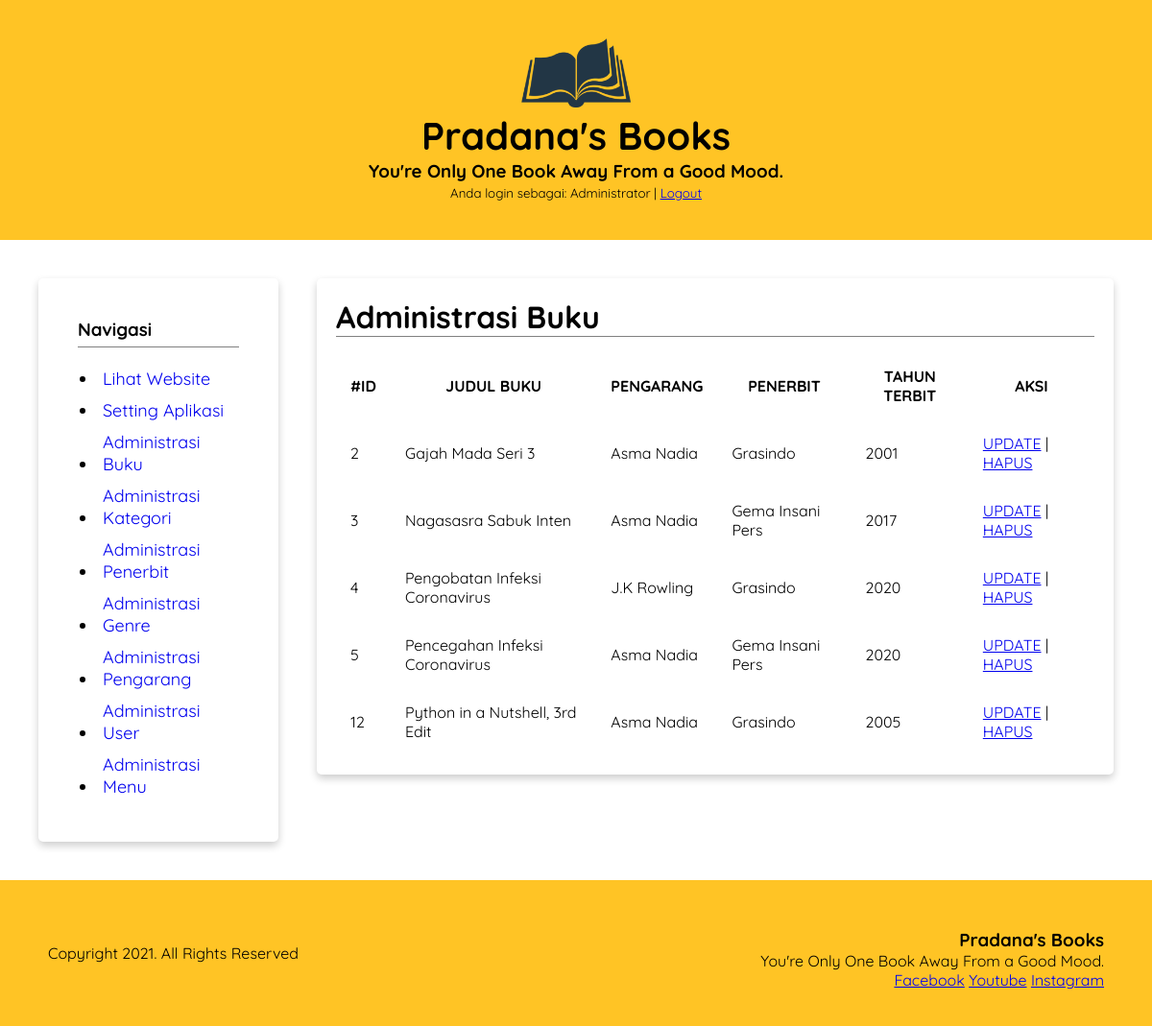
The page /admin/index.php (signed in) on the database its author committed.
### tables this page shows
CREATE TABLE `setting` (
  `id` int(11) NOT NULL,
  `namaWeb` varchar(25) NOT NULL,
  `slogan` varchar(50) NOT NULL,
  `alamat` varchar(255) NOT NULL,
  `logo` varchar(255) NOT NULL,
  `copyright` varchar(50) NOT NULL,
  `facebook` varchar(50) NOT NULL,
  `youtube` varchar(50) NOT NULL,
  `instagram` varchar(50) NOT NULL,
  `email` varchar(50) NOT NULL,
  `whatsapp` varchar(50) NOT NULL,
  `telepon` varchar(50) NOT NULL,
  `tentang` text NOT NULL
);

CREATE TABLE `buku` (
  `idBuku` int(11) NOT NULL,
  `tanggal` timestamp NOT NULL DEFAULT current_timestamp() ON UPDATE current_timestamp(),
  `judul` varchar(30) NOT NULL,
  `gambar` varchar(50) NOT NULL,
  `sinopsis` text NOT NULL,
  `halaman` int(11) NOT NULL,
  `tahun` year(4) NOT NULL,
  `link` varchar(50) NOT NULL,
  `idPengarang` int(11) NOT NULL,
  `idPenerbit` int(11) NOT NULL,
  `idKategori` int(11) NOT NULL,
  `idBahasa` int(11) NOT NULL,
  `idGenre` int(11) NOT NULL,
  `status` varchar(24) NOT NULL
);

CREATE TABLE `pengarang` (
  `idPengarang` int(11) NOT NULL,
  `namaPengarang` varchar(30) NOT NULL,
  `status` varchar(24) NOT NULL
);

CREATE TABLE `penerbit` (
  `idPenerbit` int(11) NOT NULL,
  `namaPenerbit` varchar(30) NOT NULL,
  `status` varchar(24) NOT NULL
);

### admin/admin.class.php (the view, shortened to what this page needs)
<?php
class appRevBukuAdmin  {
    var $host = 'localhost';
    var $user = 'root';
    var $pass = '';
    var $db = 'db_buku';
	var $dbc;
	public function connect(){
		$this->dbc = mysqli_connect($this->host, $this->user, $this->pass, $this->db);
		return $this->dbc;
	}
	public function ambil_setting($jenis){
		$qsetting='SELECT * FROM setting WHERE 1';
		$result = mysqli_query($this->dbc, $qsetting);
		$row=mysqli_fetch_assoc($result);
		switch ($jenis){
			case 'header':
				echo '
				<a href="../index.php" target="_blank"><img height="72" src="../img/'.$row['logo'].'"></a>
				<h1>'.$row['namaWeb'].'</h1>
				<h3>'.$row['slogan'].'</h3>
				';
			break;
			case 'footer':
				echo '
				<div class="footer">
					<div class="right">
						<h3>'.$row['namaWeb'].'</h3>
						<span>'.$row['slogan'].'</span>
						<ul class="sosmed-footer">
							<li><a href="'.$row['facebook'].'" target="_blank">Facebook</a></li>
							<li><a href="'.$row['youtube'].'" target="_blank">Youtube</a></li>
							<li><a href="'.$row['instagram'].'" target="_blank">Instagram</a></li>
						</ul>
					</div>
					<div class="left"><p>Copyright '.$row['copyright'].'. All Rights Reserved</p></div>
				</div>
				';
			break;
			case 'judul':
				echo $row['namaWeb'];
			break;
		}
	}
	public function buat_halaman_admin($menu){
		switch($menu){
			case 'adm_buku':
				$q='SELECT * FROM buku
				LEFT JOIN pengarang ON buku.idPengarang=pengarang.idPengarang
				LEFT JOIN penerbit ON buku.idPenerbit=penerbit.idPenerbit
				WHERE buku.status=\'aktif\'';
				$result = mysqli_query($this->dbc, $q);
				$content='';
				$body='';
				if ($result){
					$header= '
					<h2 class="judul-halaman">Administrasi Buku</h2>
					<table id="tq2" class="table display nowrap" style="width:100%">
					<thead><th scope="row">#ID</th><th scope="row">JUDUL BUKU</th><th scope="row">PENGARANG</th><th scope="row">PENERBIT</th><th scope="row">TAHUN TERBIT</th><th scope="row">AKSI</th></thead>
					<tbody>';
					while($datax=mysqli_fetch_assoc($result)){
						$body.='
						<tr>
						  <td>'.$datax['idBuku'].'</td>
						  <td>'.$datax['judul'].'</td>
						  <td>'.$datax['namaPengarang'].'</td>
						  <td>'.$datax['namaPenerbit'].'</td>
						  <td>'.$datax['tahun'].'</td>
						  <td><a href="index.php?menu=update_buku&id='.$datax['idBuku'].'">UPDATE</a> | <a class="hapus-buku" href="#" idx="'.$datax['idBuku'].'" data="'.$datax['judul'].'">HAPUS</a></td>
						</tr>';
					}
					$footer='</tbody></table>
					<script>
					$(\'.hapus-buku\').click(function(){
						if (confirm(\'Yakin menghapus buku: \' + $(this).attr(\'data\'))) {
							$.post(\'proses.php\', {aksi: \'hapus_buku\', id: $(this).attr(\'idx\')}, function(output) {
								if(output==\'sukses\'){
									alert(\'Buku berhasil dihapus\');
									location.href = \'index.php\';
								}else{
									alert(\'Gagal menghapus buku!\');
								}
							})
						}
					})
					$(\'#tq2\').DataTable( {
						\'dom\': \'Bfrtip\',
						\'buttons\': [
							{
								\'text\': \'TAMBAH\',
								\'action\': function ( e, dt, node, config ) {
									//alert( \'Button activated\' );
									location.href = \'index.php?menu=tambah_buku\';
								}
							}
						],
						\'scrollX\': true,
						\'responsive\': true,
						\'paging\':   true,
						\'searching\': true,
						\'info\': false,
						\'lengthChange\': false
					});
					</script>';
					$content=$header.$body.$footer;
				}else{
					$content='<div id="info_cari" class="alert alert-danger text-center " role="alert">Data tidak ditemukan!</div>';
				}
				echo $content;
			break;
		}
	}
}
?>

### asset/style.css (style rules this page uses)
header > h3, header > small, .right h3 { margin: 0!important; padding:0!important; }
ul { margin-left: 16px; padding-left: 5px; }
ul.sosmed-footer li { display: inline-block; }
ul.sosmed-footer { margin:0; }
table { border-collapse: collapse; }
th, td { padding: 15px; }
body { margin: 0; padding: 0; font-family: "Quicksand", sans-serif; }
header h1 { margin: 0px; font-size: 40px; font-weight: 8000; }
h2.judul-sinopsis, h2.judul-halaman, h2.judul-prev { font-size:2em; margin:0px; margin-bottom:16px; border-bottom: 1px solid gray; }
.left { text-align:left; width:50%; }
.right { text-align:right; width:50%; float: right; }
.footer { background-color: #ffc425; padding: 50px; }
* { box-sizing: border-box; }

### rows shown on the page
setting: logo (picture), namaWeb "Pradana's Books", slogan "You're Only One Book Away From a Good Mood.", copyright "2021"
buku: idBuku "2", judul "Gajah Mada Seri 3", idPengarang.namaPengarang "Asma Nadia", idPenerbit.namaPenerbit "Grasindo", tahun "2001"
buku: idBuku "3", judul "Nagasasra Sabuk Inten", idPengarang.namaPengarang "Asma Nadia", idPenerbit.namaPenerbit "Gema Insani Pers", tahun "2017"
buku: idBuku "4", judul "Pengobatan Infeksi Coronavirus", idPengarang.namaPengarang "J.K Rowling", idPenerbit.namaPenerbit "Grasindo", tahun "2020"
buku: idBuku "5", judul "Pencegahan Infeksi Coronavirus", idPengarang.namaPengarang "Asma Nadia", idPenerbit.namaPenerbit "Gema Insani Pers", tahun "2020"
buku: idBuku "12", judul "Python in a Nutshell, 3rd Edit", idPengarang.namaPengarang "Asma Nadia", idPenerbit.namaPenerbit "Grasindo", tahun "2005"

### other values the page prints
$_SESSION['nama_admin'] "Administrator"
